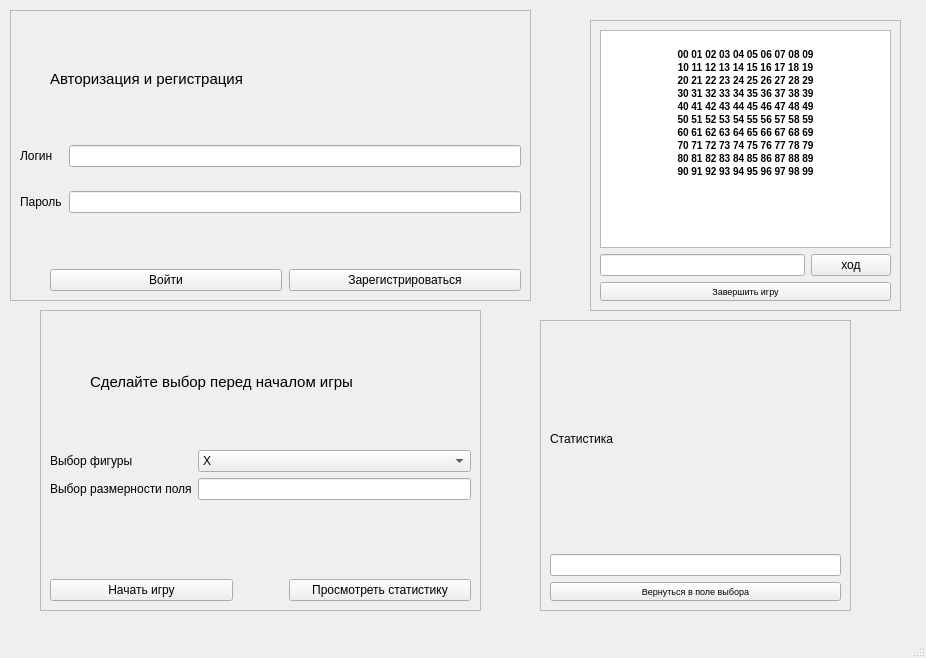
<?xml version="1.0" encoding="UTF-8"?>
<ui version="4.0">
 <class>MainWindow</class>
 <widget class="QMainWindow" name="MainWindow">
  <property name="geometry">
   <rect>
    <x>0</x>
    <y>0</y>
    <width>926</width>
    <height>658</height>
   </rect>
  </property>
  <property name="sizePolicy">
   <sizepolicy hsizetype="Expanding" vsizetype="Minimum">
    <horstretch>0</horstretch>
    <verstretch>0</verstretch>
   </sizepolicy>
  </property>
  <property name="windowTitle">
   <string>MainWindow</string>
  </property>
  <widget class="QWidget" name="centralwidget">
   <widget class="QFrame" name="frame_2">
    <property name="geometry">
     <rect>
      <x>10</x>
      <y>10</y>
      <width>521</width>
      <height>291</height>
     </rect>
    </property>
    <property name="frameShape">
     <enum>QFrame::StyledPanel</enum>
    </property>
    <property name="frameShadow">
     <enum>QFrame::Raised</enum>
    </property>
    <layout class="QVBoxLayout" name="verticalLayout">
     <property name="spacing">
      <number>7</number>
     </property>
     <item>
      <layout class="QHBoxLayout" name="horizontalLayout_3">
       <item>
        <spacer name="horizontalSpacer_2">
         <property name="orientation">
          <enum>Qt::Horizontal</enum>
         </property>
         <property name="sizeType">
          <enum>QSizePolicy::Minimum</enum>
         </property>
         <property name="sizeHint" stdset="0">
          <size>
           <width>30</width>
           <height>20</height>
          </size>
         </property>
        </spacer>
       </item>
       <item>
        <widget class="QLabel" name="label_3">
         <property name="font">
          <font>
           <pointsize>11</pointsize>
           <weight>50</weight>
           <bold>false</bold>
          </font>
         </property>
         <property name="text">
          <string>Авторизация и регистрация</string>
         </property>
        </widget>
       </item>
       <item>
        <widget class="QLabel" name="label_4">
         <property name="text">
          <string/>
         </property>
        </widget>
       </item>
      </layout>
     </item>
     <item>
      <layout class="QFormLayout" name="formLayout">
       <property name="verticalSpacing">
        <number>24</number>
       </property>
       <item row="0" column="1">
        <widget class="QLineEdit" name="lineEdit_2"/>
       </item>
       <item row="1" column="0">
        <widget class="QLabel" name="label_2">
         <property name="text">
          <string>Пароль</string>
         </property>
        </widget>
       </item>
       <item row="1" column="1">
        <widget class="QLineEdit" name="lineEdit"/>
       </item>
       <item row="0" column="0">
        <widget class="QLabel" name="label">
         <property name="text">
          <string>Логин</string>
         </property>
        </widget>
       </item>
      </layout>
     </item>
     <item>
      <layout class="QHBoxLayout" name="horizontalLayout_2">
       <item>
        <spacer name="horizontalSpacer">
         <property name="orientation">
          <enum>Qt::Horizontal</enum>
         </property>
         <property name="sizeType">
          <enum>QSizePolicy::Minimum</enum>
         </property>
         <property name="sizeHint" stdset="0">
          <size>
           <width>30</width>
           <height>20</height>
          </size>
         </property>
        </spacer>
       </item>
       <item>
        <widget class="QPushButton" name="pushButton_vhod">
         <property name="text">
          <string>Войти</string>
         </property>
        </widget>
       </item>
       <item>
        <layout class="QHBoxLayout" name="horizontalLayout">
         <item>
          <widget class="QPushButton" name="pushButton_reg">
           <property name="text">
            <string>Зарегистрироваться</string>
           </property>
          </widget>
         </item>
        </layout>
       </item>
      </layout>
     </item>
    </layout>
   </widget>
   <widget class="QFrame" name="frame">
    <property name="geometry">
     <rect>
      <x>40</x>
      <y>310</y>
      <width>441</width>
      <height>301</height>
     </rect>
    </property>
    <property name="frameShape">
     <enum>QFrame::StyledPanel</enum>
    </property>
    <property name="frameShadow">
     <enum>QFrame::Raised</enum>
    </property>
    <layout class="QVBoxLayout" name="verticalLayout_2">
     <item>
      <layout class="QHBoxLayout" name="horizontalLayout_5">
       <item>
        <spacer name="horizontalSpacer_3">
         <property name="orientation">
          <enum>Qt::Horizontal</enum>
         </property>
         <property name="sizeType">
          <enum>QSizePolicy::Fixed</enum>
         </property>
         <property name="sizeHint" stdset="0">
          <size>
           <width>40</width>
           <height>20</height>
          </size>
         </property>
        </spacer>
       </item>
       <item>
        <widget class="QLabel" name="label_5">
         <property name="enabled">
          <bool>true</bool>
         </property>
         <property name="font">
          <font>
           <pointsize>11</pointsize>
          </font>
         </property>
         <property name="layoutDirection">
          <enum>Qt::LeftToRight</enum>
         </property>
         <property name="text">
          <string>Сделайте выбор перед началом игры</string>
         </property>
        </widget>
       </item>
      </layout>
     </item>
     <item>
      <layout class="QFormLayout" name="formLayout_2">
       <item row="0" column="0">
        <widget class="QLabel" name="label_6">
         <property name="text">
          <string>Выбор фигуры</string>
         </property>
        </widget>
       </item>
       <item row="0" column="1">
        <widget class="QComboBox" name="comboBox">
         <item>
          <property name="text">
           <string>X</string>
          </property>
         </item>
         <item>
          <property name="text">
           <string>O</string>
          </property>
         </item>
        </widget>
       </item>
       <item row="1" column="0">
        <widget class="QLabel" name="label_7">
         <property name="text">
          <string>Выбор размерности поля</string>
         </property>
        </widget>
       </item>
       <item row="1" column="1">
        <widget class="QLineEdit" name="lineEdit_3"/>
       </item>
      </layout>
     </item>
     <item>
      <layout class="QHBoxLayout" name="horizontalLayout_4">
       <item>
        <widget class="QPushButton" name="pushButton_nach">
         <property name="text">
          <string>Начать игру</string>
         </property>
        </widget>
       </item>
       <item>
        <spacer name="horizontalSpacer_4">
         <property name="orientation">
          <enum>Qt::Horizontal</enum>
         </property>
         <property name="sizeType">
          <enum>QSizePolicy::Fixed</enum>
         </property>
         <property name="sizeHint" stdset="0">
          <size>
           <width>50</width>
           <height>20</height>
          </size>
         </property>
        </spacer>
       </item>
       <item>
        <widget class="QPushButton" name="pushButton_4">
         <property name="text">
          <string>Просмотреть статистику</string>
         </property>
        </widget>
       </item>
      </layout>
     </item>
    </layout>
   </widget>
   <widget class="QFrame" name="frame_3">
    <property name="geometry">
     <rect>
      <x>590</x>
      <y>20</y>
      <width>311</width>
      <height>291</height>
     </rect>
    </property>
    <property name="frameShape">
     <enum>QFrame::StyledPanel</enum>
    </property>
    <property name="frameShadow">
     <enum>QFrame::Raised</enum>
    </property>
    <layout class="QVBoxLayout" name="verticalLayout_3">
     <item>
      <widget class="QTextBrowser" name="textBrowser">
       <property name="html">
        <string>&lt;!DOCTYPE HTML PUBLIC &quot;-//W3C//DTD HTML 4.0//EN&quot; &quot;http://www.w3.org/TR/REC-html40/strict.dtd&quot;&gt;
&lt;html&gt;&lt;head&gt;&lt;meta name=&quot;qrichtext&quot; content=&quot;1&quot; /&gt;&lt;style type=&quot;text/css&quot;&gt;
p, li { white-space: pre-wrap; }
&lt;/style&gt;&lt;/head&gt;&lt;body style=&quot; font-family:'MS Shell Dlg 2'; font-size:7.8pt; font-weight:400; font-style:normal;&quot;&gt;
&lt;p align=&quot;center&quot; style=&quot;-qt-paragraph-type:empty; margin-top:0px; margin-bottom:0px; margin-left:0px; margin-right:0px; -qt-block-indent:0; text-indent:0px;&quot;&gt;&lt;br /&gt;&lt;/p&gt;
&lt;p align=&quot;center&quot; style=&quot; margin-top:0px; margin-bottom:0px; margin-left:0px; margin-right:0px; -qt-block-indent:0; text-indent:0px;&quot;&gt;&lt;span style=&quot; font-weight:600;&quot;&gt;00 01 02 03 04 05 06 07 08 09&lt;/span&gt;&lt;/p&gt;
&lt;p align=&quot;center&quot; style=&quot; margin-top:0px; margin-bottom:0px; margin-left:0px; margin-right:0px; -qt-block-indent:0; text-indent:0px;&quot;&gt;&lt;span style=&quot; font-weight:600;&quot;&gt;10 11 12 13 14 15 16 17 18 19&lt;/span&gt;&lt;/p&gt;
&lt;p align=&quot;center&quot; style=&quot; margin-top:0px; margin-bottom:0px; margin-left:0px; margin-right:0px; -qt-block-indent:0; text-indent:0px;&quot;&gt;&lt;span style=&quot; font-weight:600;&quot;&gt;20 21 22 23 24 25 26 27 28 29&lt;/span&gt;&lt;/p&gt;
&lt;p align=&quot;center&quot; style=&quot; margin-top:0px; margin-bottom:0px; margin-left:0px; margin-right:0px; -qt-block-indent:0; text-indent:0px;&quot;&gt;&lt;span style=&quot; font-weight:600;&quot;&gt;30 31 32 33 34 35 36 37 38 39&lt;/span&gt;&lt;/p&gt;
&lt;p align=&quot;center&quot; style=&quot; margin-top:0px; margin-bottom:0px; margin-left:0px; margin-right:0px; -qt-block-indent:0; text-indent:0px;&quot;&gt;&lt;span style=&quot; font-weight:600;&quot;&gt;40 41 42 43 44 45 46 47 48 49&lt;/span&gt;&lt;/p&gt;
&lt;p align=&quot;center&quot; style=&quot; margin-top:0px; margin-bottom:0px; margin-left:0px; margin-right:0px; -qt-block-indent:0; text-indent:0px;&quot;&gt;&lt;span style=&quot; font-weight:600;&quot;&gt;50 51 52 53 54 55 56 57 58 59&lt;/span&gt;&lt;/p&gt;
&lt;p align=&quot;center&quot; style=&quot; margin-top:0px; margin-bottom:0px; margin-left:0px; margin-right:0px; -qt-block-indent:0; text-indent:0px;&quot;&gt;&lt;span style=&quot; font-weight:600;&quot;&gt;60 61 62 63 64 65 66 67 68 69&lt;/span&gt;&lt;/p&gt;
&lt;p align=&quot;center&quot; style=&quot; margin-top:0px; margin-bottom:0px; margin-left:0px; margin-right:0px; -qt-block-indent:0; text-indent:0px;&quot;&gt;&lt;span style=&quot; font-weight:600;&quot;&gt;70 71 72 73 74 75 76 77 78 79&lt;/span&gt;&lt;/p&gt;
&lt;p align=&quot;center&quot; style=&quot; margin-top:0px; margin-bottom:0px; margin-left:0px; margin-right:0px; -qt-block-indent:0; text-indent:0px;&quot;&gt;&lt;span style=&quot; font-weight:600;&quot;&gt;80 81 82 83 84 85 86 87 88 89&lt;/span&gt;&lt;/p&gt;
&lt;p align=&quot;center&quot; style=&quot; margin-top:0px; margin-bottom:0px; margin-left:0px; margin-right:0px; -qt-block-indent:0; text-indent:0px;&quot;&gt;&lt;span style=&quot; font-weight:600;&quot;&gt;90 91 92 93 94 95 96 97 98 99&lt;/span&gt;&lt;/p&gt;&lt;/body&gt;&lt;/html&gt;</string>
       </property>
      </widget>
     </item>
     <item>
      <layout class="QHBoxLayout" name="horizontalLayout_6">
       <item>
        <widget class="QLineEdit" name="lineEdit_4"/>
       </item>
       <item>
        <widget class="QPushButton" name="pushButton_hod">
         <property name="text">
          <string>ход</string>
         </property>
        </widget>
       </item>
      </layout>
     </item>
     <item>
      <widget class="QPushButton" name="pushButton_konch">
       <property name="font">
        <font>
         <pointsize>7</pointsize>
        </font>
       </property>
       <property name="text">
        <string>Завершить игру</string>
       </property>
      </widget>
     </item>
    </layout>
   </widget>
   <widget class="QFrame" name="frame_4">
    <property name="geometry">
     <rect>
      <x>540</x>
      <y>320</y>
      <width>311</width>
      <height>291</height>
     </rect>
    </property>
    <property name="frameShape">
     <enum>QFrame::StyledPanel</enum>
    </property>
    <property name="frameShadow">
     <enum>QFrame::Raised</enum>
    </property>
    <layout class="QVBoxLayout" name="verticalLayout_4">
     <item>
      <widget class="QLabel" name="label_8">
       <property name="text">
        <string>Статистика</string>
       </property>
      </widget>
     </item>
     <item>
      <layout class="QHBoxLayout" name="horizontalLayout_7">
       <item>
        <widget class="QLineEdit" name="lineEdit_5"/>
       </item>
      </layout>
     </item>
     <item>
      <widget class="QPushButton" name="pushButton_vozvrat">
       <property name="font">
        <font>
         <pointsize>7</pointsize>
        </font>
       </property>
       <property name="text">
        <string>Вернуться в поле выбора</string>
       </property>
      </widget>
     </item>
    </layout>
   </widget>
  </widget>
  <widget class="QMenuBar" name="menubar">
   <property name="geometry">
    <rect>
     <x>0</x>
     <y>0</y>
     <width>926</width>
     <height>26</height>
    </rect>
   </property>
  </widget>
  <widget class="QStatusBar" name="statusbar"/>
 </widget>
 <resources/>
 <connections/>
</ui>
